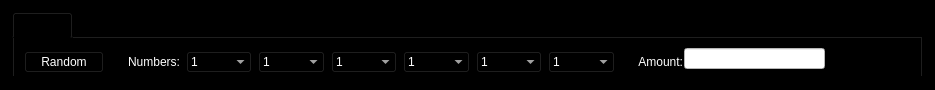
<?xml version="1.0" encoding="UTF-8"?>
<ui version="4.0">
 <class>VoteCoinsEntry</class>
 <widget class="QFrame" name="VoteCoinsEntry">
  <property name="geometry">
   <rect>
    <x>0</x>
    <y>0</y>
    <width>935</width>
    <height>90</height>
   </rect>
  </property>
  <property name="minimumSize">
   <size>
    <width>0</width>
    <height>90</height>
   </size>
  </property>
  <property name="maximumSize">
   <size>
    <width>16777215</width>
    <height>90</height>
   </size>
  </property>
  <property name="windowTitle">
   <string>Form</string>
  </property>
  <property name="styleSheet">
   <string notr="true">background-color: rgb(0, 0, 0);</string>
  </property>
  <property name="frameShape">
   <enum>QFrame::StyledPanel</enum>
  </property>
  <property name="frameShadow">
   <enum>QFrame::Sunken</enum>
  </property>
  <layout class="QHBoxLayout" name="horizontalLayout">
   <property name="spacing">
    <number>12</number>
   </property>
   <item>
    <widget class="QTabWidget" name="gamePanel">
     <property name="styleSheet">
      <string notr="true">background-color: rgb(0, 0, 0);</string>
     </property>
     <property name="currentIndex">
      <number>0</number>
     </property>
     <widget class="QWidget" name="tab">
      <property name="styleSheet">
       <string notr="true">color:white;background-color:black;border-width:1px;</string>
      </property>
      <attribute name="title">
       <string>Lottery</string>
      </attribute>
      <widget class="QWidget" name="layoutWidget">
       <property name="geometry">
        <rect>
         <x>10</x>
         <y>10</y>
         <width>591</width>
         <height>29</height>
        </rect>
       </property>
       <layout class="QGridLayout" name="gridLayout_3">
        <item row="0" column="4">
         <widget class="QComboBox" name="number1_3">
          <property name="sizePolicy">
           <sizepolicy hsizetype="Fixed" vsizetype="Fixed">
            <horstretch>0</horstretch>
            <verstretch>0</verstretch>
           </sizepolicy>
          </property>
          <property name="maximumSize">
           <size>
            <width>66</width>
            <height>16777215</height>
           </size>
          </property>
          <property name="currentIndex">
           <number>0</number>
          </property>
          <property name="maxVisibleItems">
           <number>9</number>
          </property>
          <item>
           <property name="text">
            <string notr="true">1</string>
           </property>
          </item>
          <item>
           <property name="text">
            <string notr="true">2</string>
           </property>
          </item>
          <item>
           <property name="text">
            <string notr="true">3</string>
           </property>
          </item>
          <item>
           <property name="text">
            <string notr="true">4</string>
           </property>
          </item>
          <item>
           <property name="text">
            <string notr="true">5</string>
           </property>
          </item>
          <item>
           <property name="text">
            <string notr="true">6</string>
           </property>
          </item>
          <item>
           <property name="text">
            <string notr="true">7</string>
           </property>
          </item>
          <item>
           <property name="text">
            <string notr="true">8</string>
           </property>
          </item>
          <item>
           <property name="text">
            <string notr="true">9</string>
           </property>
          </item>
          <item>
           <property name="text">
            <string notr="true">10</string>
           </property>
          </item>
          <item>
           <property name="text">
            <string notr="true">11</string>
           </property>
          </item>
          <item>
           <property name="text">
            <string notr="true">12</string>
           </property>
          </item>
          <item>
           <property name="text">
            <string notr="true">13</string>
           </property>
          </item>
          <item>
           <property name="text">
            <string notr="true">14</string>
           </property>
          </item>
          <item>
           <property name="text">
            <string notr="true">15</string>
           </property>
          </item>
          <item>
           <property name="text">
            <string notr="true">16</string>
           </property>
          </item>
          <item>
           <property name="text">
            <string notr="true">17</string>
           </property>
          </item>
          <item>
           <property name="text">
            <string notr="true">18</string>
           </property>
          </item>
          <item>
           <property name="text">
            <string notr="true">19</string>
           </property>
          </item>
          <item>
           <property name="text">
            <string notr="true">20</string>
           </property>
          </item>
          <item>
           <property name="text">
            <string notr="true">21</string>
           </property>
          </item>
          <item>
           <property name="text">
            <string notr="true">22</string>
           </property>
          </item>
          <item>
           <property name="text">
            <string notr="true">23</string>
           </property>
          </item>
          <item>
           <property name="text">
            <string notr="true">24</string>
           </property>
          </item>
          <item>
           <property name="text">
            <string notr="true">25</string>
           </property>
          </item>
          <item>
           <property name="text">
            <string notr="true">26</string>
           </property>
          </item>
          <item>
           <property name="text">
            <string notr="true">27</string>
           </property>
          </item>
          <item>
           <property name="text">
            <string notr="true">28</string>
           </property>
          </item>
          <item>
           <property name="text">
            <string notr="true">29</string>
           </property>
          </item>
          <item>
           <property name="text">
            <string notr="true">30</string>
           </property>
          </item>
          <item>
           <property name="text">
            <string notr="true">31</string>
           </property>
          </item>
          <item>
           <property name="text">
            <string notr="true">32</string>
           </property>
          </item>
          <item>
           <property name="text">
            <string notr="true">33</string>
           </property>
          </item>
          <item>
           <property name="text">
            <string notr="true">34</string>
           </property>
          </item>
          <item>
           <property name="text">
            <string notr="true">35</string>
           </property>
          </item>
          <item>
           <property name="text">
            <string notr="true">36</string>
           </property>
          </item>
          <item>
           <property name="text">
            <string notr="true">37</string>
           </property>
          </item>
          <item>
           <property name="text">
            <string notr="true">38</string>
           </property>
          </item>
          <item>
           <property name="text">
            <string notr="true">39</string>
           </property>
          </item>
          <item>
           <property name="text">
            <string notr="true">40</string>
           </property>
          </item>
          <item>
           <property name="text">
            <string notr="true">41</string>
           </property>
          </item>
          <item>
           <property name="text">
            <string notr="true">42</string>
           </property>
          </item>
         </widget>
        </item>
        <item row="0" column="2">
         <widget class="QComboBox" name="number1">
          <property name="sizePolicy">
           <sizepolicy hsizetype="Fixed" vsizetype="Fixed">
            <horstretch>0</horstretch>
            <verstretch>0</verstretch>
           </sizepolicy>
          </property>
          <property name="maximumSize">
           <size>
            <width>66</width>
            <height>16777215</height>
           </size>
          </property>
          <property name="currentIndex">
           <number>0</number>
          </property>
          <property name="maxVisibleItems">
           <number>9</number>
          </property>
          <item>
           <property name="text">
            <string notr="true">1</string>
           </property>
          </item>
          <item>
           <property name="text">
            <string notr="true">2</string>
           </property>
          </item>
          <item>
           <property name="text">
            <string notr="true">3</string>
           </property>
          </item>
          <item>
           <property name="text">
            <string notr="true">4</string>
           </property>
          </item>
          <item>
           <property name="text">
            <string notr="true">5</string>
           </property>
          </item>
          <item>
           <property name="text">
            <string notr="true">6</string>
           </property>
          </item>
          <item>
           <property name="text">
            <string notr="true">7</string>
           </property>
          </item>
          <item>
           <property name="text">
            <string notr="true">8</string>
           </property>
          </item>
          <item>
           <property name="text">
            <string notr="true">9</string>
           </property>
          </item>
          <item>
           <property name="text">
            <string notr="true">10</string>
           </property>
          </item>
          <item>
           <property name="text">
            <string notr="true">11</string>
           </property>
          </item>
          <item>
           <property name="text">
            <string notr="true">12</string>
           </property>
          </item>
          <item>
           <property name="text">
            <string notr="true">13</string>
           </property>
          </item>
          <item>
           <property name="text">
            <string notr="true">14</string>
           </property>
          </item>
          <item>
           <property name="text">
            <string notr="true">15</string>
           </property>
          </item>
          <item>
           <property name="text">
            <string notr="true">16</string>
           </property>
          </item>
          <item>
           <property name="text">
            <string notr="true">17</string>
           </property>
          </item>
          <item>
           <property name="text">
            <string notr="true">18</string>
           </property>
          </item>
          <item>
           <property name="text">
            <string notr="true">19</string>
           </property>
          </item>
          <item>
           <property name="text">
            <string notr="true">20</string>
           </property>
          </item>
          <item>
           <property name="text">
            <string notr="true">21</string>
           </property>
          </item>
          <item>
           <property name="text">
            <string notr="true">22</string>
           </property>
          </item>
          <item>
           <property name="text">
            <string notr="true">23</string>
           </property>
          </item>
          <item>
           <property name="text">
            <string notr="true">24</string>
           </property>
          </item>
          <item>
           <property name="text">
            <string notr="true">25</string>
           </property>
          </item>
          <item>
           <property name="text">
            <string notr="true">26</string>
           </property>
          </item>
          <item>
           <property name="text">
            <string notr="true">27</string>
           </property>
          </item>
          <item>
           <property name="text">
            <string notr="true">28</string>
           </property>
          </item>
          <item>
           <property name="text">
            <string notr="true">29</string>
           </property>
          </item>
          <item>
           <property name="text">
            <string notr="true">30</string>
           </property>
          </item>
          <item>
           <property name="text">
            <string notr="true">31</string>
           </property>
          </item>
          <item>
           <property name="text">
            <string notr="true">32</string>
           </property>
          </item>
          <item>
           <property name="text">
            <string notr="true">33</string>
           </property>
          </item>
          <item>
           <property name="text">
            <string notr="true">34</string>
           </property>
          </item>
          <item>
           <property name="text">
            <string notr="true">35</string>
           </property>
          </item>
          <item>
           <property name="text">
            <string notr="true">36</string>
           </property>
          </item>
          <item>
           <property name="text">
            <string notr="true">37</string>
           </property>
          </item>
          <item>
           <property name="text">
            <string notr="true">38</string>
           </property>
          </item>
          <item>
           <property name="text">
            <string notr="true">39</string>
           </property>
          </item>
          <item>
           <property name="text">
            <string notr="true">40</string>
           </property>
          </item>
          <item>
           <property name="text">
            <string notr="true">41</string>
           </property>
          </item>
          <item>
           <property name="text">
            <string notr="true">42</string>
           </property>
          </item>
         </widget>
        </item>
        <item row="0" column="6">
         <widget class="QComboBox" name="number1_5">
          <property name="sizePolicy">
           <sizepolicy hsizetype="Fixed" vsizetype="Fixed">
            <horstretch>0</horstretch>
            <verstretch>0</verstretch>
           </sizepolicy>
          </property>
          <property name="maximumSize">
           <size>
            <width>66</width>
            <height>16777215</height>
           </size>
          </property>
          <property name="currentIndex">
           <number>0</number>
          </property>
          <property name="maxVisibleItems">
           <number>9</number>
          </property>
          <item>
           <property name="text">
            <string notr="true">1</string>
           </property>
          </item>
          <item>
           <property name="text">
            <string notr="true">2</string>
           </property>
          </item>
          <item>
           <property name="text">
            <string notr="true">3</string>
           </property>
          </item>
          <item>
           <property name="text">
            <string notr="true">4</string>
           </property>
          </item>
          <item>
           <property name="text">
            <string notr="true">5</string>
           </property>
          </item>
          <item>
           <property name="text">
            <string notr="true">6</string>
           </property>
          </item>
          <item>
           <property name="text">
            <string notr="true">7</string>
           </property>
          </item>
          <item>
           <property name="text">
            <string notr="true">8</string>
           </property>
          </item>
          <item>
           <property name="text">
            <string notr="true">9</string>
           </property>
          </item>
          <item>
           <property name="text">
            <string notr="true">10</string>
           </property>
          </item>
          <item>
           <property name="text">
            <string notr="true">11</string>
           </property>
          </item>
          <item>
           <property name="text">
            <string notr="true">12</string>
           </property>
          </item>
          <item>
           <property name="text">
            <string notr="true">13</string>
           </property>
          </item>
          <item>
           <property name="text">
            <string notr="true">14</string>
           </property>
          </item>
          <item>
           <property name="text">
            <string notr="true">15</string>
           </property>
          </item>
          <item>
           <property name="text">
            <string notr="true">16</string>
           </property>
          </item>
          <item>
           <property name="text">
            <string notr="true">17</string>
           </property>
          </item>
          <item>
           <property name="text">
            <string notr="true">18</string>
           </property>
          </item>
          <item>
           <property name="text">
            <string notr="true">19</string>
           </property>
          </item>
          <item>
           <property name="text">
            <string notr="true">20</string>
           </property>
          </item>
          <item>
           <property name="text">
            <string notr="true">21</string>
           </property>
          </item>
          <item>
           <property name="text">
            <string notr="true">22</string>
           </property>
          </item>
          <item>
           <property name="text">
            <string notr="true">23</string>
           </property>
          </item>
          <item>
           <property name="text">
            <string notr="true">24</string>
           </property>
          </item>
          <item>
           <property name="text">
            <string notr="true">25</string>
           </property>
          </item>
          <item>
           <property name="text">
            <string notr="true">26</string>
           </property>
          </item>
          <item>
           <property name="text">
            <string notr="true">27</string>
           </property>
          </item>
          <item>
           <property name="text">
            <string notr="true">28</string>
           </property>
          </item>
          <item>
           <property name="text">
            <string notr="true">29</string>
           </property>
          </item>
          <item>
           <property name="text">
            <string notr="true">30</string>
           </property>
          </item>
          <item>
           <property name="text">
            <string notr="true">31</string>
           </property>
          </item>
          <item>
           <property name="text">
            <string notr="true">32</string>
           </property>
          </item>
          <item>
           <property name="text">
            <string notr="true">33</string>
           </property>
          </item>
          <item>
           <property name="text">
            <string notr="true">34</string>
           </property>
          </item>
          <item>
           <property name="text">
            <string notr="true">35</string>
           </property>
          </item>
          <item>
           <property name="text">
            <string notr="true">36</string>
           </property>
          </item>
          <item>
           <property name="text">
            <string notr="true">37</string>
           </property>
          </item>
          <item>
           <property name="text">
            <string notr="true">38</string>
           </property>
          </item>
          <item>
           <property name="text">
            <string notr="true">39</string>
           </property>
          </item>
          <item>
           <property name="text">
            <string notr="true">40</string>
           </property>
          </item>
          <item>
           <property name="text">
            <string notr="true">41</string>
           </property>
          </item>
          <item>
           <property name="text">
            <string notr="true">42</string>
           </property>
          </item>
         </widget>
        </item>
        <item row="0" column="3">
         <widget class="QComboBox" name="number1_2">
          <property name="sizePolicy">
           <sizepolicy hsizetype="Fixed" vsizetype="Fixed">
            <horstretch>0</horstretch>
            <verstretch>0</verstretch>
           </sizepolicy>
          </property>
          <property name="maximumSize">
           <size>
            <width>67</width>
            <height>16777215</height>
           </size>
          </property>
          <property name="currentIndex">
           <number>0</number>
          </property>
          <property name="maxVisibleItems">
           <number>9</number>
          </property>
          <item>
           <property name="text">
            <string notr="true">1</string>
           </property>
          </item>
          <item>
           <property name="text">
            <string notr="true">2</string>
           </property>
          </item>
          <item>
           <property name="text">
            <string notr="true">3</string>
           </property>
          </item>
          <item>
           <property name="text">
            <string notr="true">4</string>
           </property>
          </item>
          <item>
           <property name="text">
            <string notr="true">5</string>
           </property>
          </item>
          <item>
           <property name="text">
            <string notr="true">6</string>
           </property>
          </item>
          <item>
           <property name="text">
            <string notr="true">7</string>
           </property>
          </item>
          <item>
           <property name="text">
            <string notr="true">8</string>
           </property>
          </item>
          <item>
           <property name="text">
            <string notr="true">9</string>
           </property>
          </item>
          <item>
           <property name="text">
            <string notr="true">10</string>
           </property>
          </item>
          <item>
           <property name="text">
            <string notr="true">11</string>
           </property>
          </item>
          <item>
           <property name="text">
            <string notr="true">12</string>
           </property>
          </item>
          <item>
           <property name="text">
            <string notr="true">13</string>
           </property>
          </item>
          <item>
           <property name="text">
            <string notr="true">14</string>
           </property>
          </item>
          <item>
           <property name="text">
            <string notr="true">15</string>
           </property>
          </item>
          <item>
           <property name="text">
            <string notr="true">16</string>
           </property>
          </item>
          <item>
           <property name="text">
            <string notr="true">17</string>
           </property>
          </item>
          <item>
           <property name="text">
            <string notr="true">18</string>
           </property>
          </item>
          <item>
           <property name="text">
            <string notr="true">19</string>
           </property>
          </item>
          <item>
           <property name="text">
            <string notr="true">20</string>
           </property>
          </item>
          <item>
           <property name="text">
            <string notr="true">21</string>
           </property>
          </item>
          <item>
           <property name="text">
            <string notr="true">22</string>
           </property>
          </item>
          <item>
           <property name="text">
            <string notr="true">23</string>
           </property>
          </item>
          <item>
           <property name="text">
            <string notr="true">24</string>
           </property>
          </item>
          <item>
           <property name="text">
            <string notr="true">25</string>
           </property>
          </item>
          <item>
           <property name="text">
            <string notr="true">26</string>
           </property>
          </item>
          <item>
           <property name="text">
            <string notr="true">27</string>
           </property>
          </item>
          <item>
           <property name="text">
            <string notr="true">28</string>
           </property>
          </item>
          <item>
           <property name="text">
            <string notr="true">29</string>
           </property>
          </item>
          <item>
           <property name="text">
            <string notr="true">30</string>
           </property>
          </item>
          <item>
           <property name="text">
            <string notr="true">31</string>
           </property>
          </item>
          <item>
           <property name="text">
            <string notr="true">32</string>
           </property>
          </item>
          <item>
           <property name="text">
            <string notr="true">33</string>
           </property>
          </item>
          <item>
           <property name="text">
            <string notr="true">34</string>
           </property>
          </item>
          <item>
           <property name="text">
            <string notr="true">35</string>
           </property>
          </item>
          <item>
           <property name="text">
            <string notr="true">36</string>
           </property>
          </item>
          <item>
           <property name="text">
            <string notr="true">37</string>
           </property>
          </item>
          <item>
           <property name="text">
            <string notr="true">38</string>
           </property>
          </item>
          <item>
           <property name="text">
            <string notr="true">39</string>
           </property>
          </item>
          <item>
           <property name="text">
            <string notr="true">40</string>
           </property>
          </item>
          <item>
           <property name="text">
            <string notr="true">41</string>
           </property>
          </item>
          <item>
           <property name="text">
            <string notr="true">42</string>
           </property>
          </item>
         </widget>
        </item>
        <item row="0" column="0">
         <widget class="QPushButton" name="QuickPick">
          <property name="palette">
           <palette>
            <active>
             <colorrole role="WindowText">
              <brush brushstyle="SolidPattern">
               <color alpha="255">
                <red>255</red>
                <green>255</green>
                <blue>255</blue>
               </color>
              </brush>
             </colorrole>
             <colorrole role="Button">
              <brush brushstyle="SolidPattern">
               <color alpha="255">
                <red>0</red>
                <green>0</green>
                <blue>0</blue>
               </color>
              </brush>
             </colorrole>
             <colorrole role="Text">
              <brush brushstyle="SolidPattern">
               <color alpha="255">
                <red>255</red>
                <green>255</green>
                <blue>255</blue>
               </color>
              </brush>
             </colorrole>
             <colorrole role="ButtonText">
              <brush brushstyle="SolidPattern">
               <color alpha="255">
                <red>255</red>
                <green>255</green>
                <blue>255</blue>
               </color>
              </brush>
             </colorrole>
             <colorrole role="Base">
              <brush brushstyle="SolidPattern">
               <color alpha="255">
                <red>0</red>
                <green>0</green>
                <blue>0</blue>
               </color>
              </brush>
             </colorrole>
             <colorrole role="Window">
              <brush brushstyle="SolidPattern">
               <color alpha="255">
                <red>0</red>
                <green>0</green>
                <blue>0</blue>
               </color>
              </brush>
             </colorrole>
             <colorrole role="AlternateBase">
              <brush brushstyle="SolidPattern">
               <color alpha="255">
                <red>0</red>
                <green>0</green>
                <blue>85</blue>
               </color>
              </brush>
             </colorrole>
            </active>
            <inactive>
             <colorrole role="WindowText">
              <brush brushstyle="SolidPattern">
               <color alpha="255">
                <red>255</red>
                <green>255</green>
                <blue>255</blue>
               </color>
              </brush>
             </colorrole>
             <colorrole role="Button">
              <brush brushstyle="SolidPattern">
               <color alpha="255">
                <red>0</red>
                <green>0</green>
                <blue>0</blue>
               </color>
              </brush>
             </colorrole>
             <colorrole role="Text">
              <brush brushstyle="SolidPattern">
               <color alpha="255">
                <red>255</red>
                <green>255</green>
                <blue>255</blue>
               </color>
              </brush>
             </colorrole>
             <colorrole role="ButtonText">
              <brush brushstyle="SolidPattern">
               <color alpha="255">
                <red>255</red>
                <green>255</green>
                <blue>255</blue>
               </color>
              </brush>
             </colorrole>
             <colorrole role="Base">
              <brush brushstyle="SolidPattern">
               <color alpha="255">
                <red>0</red>
                <green>0</green>
                <blue>0</blue>
               </color>
              </brush>
             </colorrole>
             <colorrole role="Window">
              <brush brushstyle="SolidPattern">
               <color alpha="255">
                <red>0</red>
                <green>0</green>
                <blue>0</blue>
               </color>
              </brush>
             </colorrole>
             <colorrole role="AlternateBase">
              <brush brushstyle="SolidPattern">
               <color alpha="255">
                <red>0</red>
                <green>0</green>
                <blue>85</blue>
               </color>
              </brush>
             </colorrole>
            </inactive>
            <disabled>
             <colorrole role="WindowText">
              <brush brushstyle="SolidPattern">
               <color alpha="255">
                <red>255</red>
                <green>255</green>
                <blue>255</blue>
               </color>
              </brush>
             </colorrole>
             <colorrole role="Button">
              <brush brushstyle="SolidPattern">
               <color alpha="255">
                <red>0</red>
                <green>0</green>
                <blue>0</blue>
               </color>
              </brush>
             </colorrole>
             <colorrole role="Text">
              <brush brushstyle="SolidPattern">
               <color alpha="255">
                <red>255</red>
                <green>255</green>
                <blue>255</blue>
               </color>
              </brush>
             </colorrole>
             <colorrole role="ButtonText">
              <brush brushstyle="SolidPattern">
               <color alpha="255">
                <red>255</red>
                <green>255</green>
                <blue>255</blue>
               </color>
              </brush>
             </colorrole>
             <colorrole role="Base">
              <brush brushstyle="SolidPattern">
               <color alpha="255">
                <red>0</red>
                <green>0</green>
                <blue>0</blue>
               </color>
              </brush>
             </colorrole>
             <colorrole role="Window">
              <brush brushstyle="SolidPattern">
               <color alpha="255">
                <red>0</red>
                <green>0</green>
                <blue>0</blue>
               </color>
              </brush>
             </colorrole>
             <colorrole role="AlternateBase">
              <brush brushstyle="SolidPattern">
               <color alpha="255">
                <red>0</red>
                <green>0</green>
                <blue>85</blue>
               </color>
              </brush>
             </colorrole>
            </disabled>
           </palette>
          </property>
          <property name="styleSheet">
           <string notr="true">color: rgb(255, 255, 255);
background-color: rgb(0, 0, 0);</string>
          </property>
          <property name="text">
           <string>Random</string>
          </property>
         </widget>
        </item>
        <item row="0" column="7">
         <widget class="QComboBox" name="number1_6">
          <property name="sizePolicy">
           <sizepolicy hsizetype="Fixed" vsizetype="Fixed">
            <horstretch>0</horstretch>
            <verstretch>0</verstretch>
           </sizepolicy>
          </property>
          <property name="maximumSize">
           <size>
            <width>67</width>
            <height>16777215</height>
           </size>
          </property>
          <property name="currentIndex">
           <number>0</number>
          </property>
          <property name="maxVisibleItems">
           <number>9</number>
          </property>
          <property name="sizeAdjustPolicy">
           <enum>QComboBox::AdjustToContentsOnFirstShow</enum>
          </property>
          <item>
           <property name="text">
            <string notr="true">1</string>
           </property>
          </item>
          <item>
           <property name="text">
            <string notr="true">2</string>
           </property>
          </item>
          <item>
           <property name="text">
            <string notr="true">3</string>
           </property>
          </item>
          <item>
           <property name="text">
            <string notr="true">4</string>
           </property>
          </item>
          <item>
           <property name="text">
            <string notr="true">5</string>
           </property>
          </item>
          <item>
           <property name="text">
            <string notr="true">6</string>
           </property>
          </item>
          <item>
           <property name="text">
            <string notr="true">7</string>
           </property>
          </item>
          <item>
           <property name="text">
            <string notr="true">8</string>
           </property>
          </item>
          <item>
           <property name="text">
            <string notr="true">9</string>
           </property>
          </item>
          <item>
           <property name="text">
            <string notr="true">10</string>
           </property>
          </item>
          <item>
           <property name="text">
            <string notr="true">11</string>
           </property>
          </item>
          <item>
           <property name="text">
            <string notr="true">12</string>
           </property>
          </item>
          <item>
           <property name="text">
            <string notr="true">13</string>
           </property>
          </item>
          <item>
           <property name="text">
            <string notr="true">14</string>
           </property>
          </item>
          <item>
           <property name="text">
            <string notr="true">15</string>
           </property>
          </item>
          <item>
           <property name="text">
            <string notr="true">16</string>
           </property>
          </item>
          <item>
           <property name="text">
            <string notr="true">17</string>
           </property>
          </item>
          <item>
           <property name="text">
            <string notr="true">18</string>
           </property>
          </item>
          <item>
           <property name="text">
            <string notr="true">19</string>
           </property>
          </item>
          <item>
           <property name="text">
            <string notr="true">20</string>
           </property>
          </item>
          <item>
           <property name="text">
            <string notr="true">21</string>
           </property>
          </item>
          <item>
           <property name="text">
            <string notr="true">22</string>
           </property>
          </item>
          <item>
           <property name="text">
            <string notr="true">23</string>
           </property>
          </item>
          <item>
           <property name="text">
            <string notr="true">24</string>
           </property>
          </item>
          <item>
           <property name="text">
            <string notr="true">25</string>
           </property>
          </item>
          <item>
           <property name="text">
            <string notr="true">26</string>
           </property>
          </item>
          <item>
           <property name="text">
            <string notr="true">27</string>
           </property>
          </item>
          <item>
           <property name="text">
            <string notr="true">28</string>
           </property>
          </item>
          <item>
           <property name="text">
            <string notr="true">29</string>
           </property>
          </item>
          <item>
           <property name="text">
            <string notr="true">30</string>
           </property>
          </item>
          <item>
           <property name="text">
            <string notr="true">31</string>
           </property>
          </item>
          <item>
           <property name="text">
            <string notr="true">32</string>
           </property>
          </item>
          <item>
           <property name="text">
            <string notr="true">33</string>
           </property>
          </item>
          <item>
           <property name="text">
            <string notr="true">34</string>
           </property>
          </item>
          <item>
           <property name="text">
            <string notr="true">35</string>
           </property>
          </item>
          <item>
           <property name="text">
            <string notr="true">36</string>
           </property>
          </item>
          <item>
           <property name="text">
            <string notr="true">37</string>
           </property>
          </item>
          <item>
           <property name="text">
            <string notr="true">38</string>
           </property>
          </item>
          <item>
           <property name="text">
            <string notr="true">39</string>
           </property>
          </item>
          <item>
           <property name="text">
            <string notr="true">40</string>
           </property>
          </item>
          <item>
           <property name="text">
            <string notr="true">41</string>
           </property>
          </item>
          <item>
           <property name="text">
            <string notr="true">42</string>
           </property>
          </item>
         </widget>
        </item>
        <item row="0" column="1">
         <widget class="QLabel" name="label_2">
          <property name="text">
           <string>Numbers:</string>
          </property>
          <property name="alignment">
           <set>Qt::AlignRight|Qt::AlignTrailing|Qt::AlignVCenter</set>
          </property>
         </widget>
        </item>
        <item row="0" column="5">
         <widget class="QComboBox" name="number1_4">
          <property name="sizePolicy">
           <sizepolicy hsizetype="Fixed" vsizetype="Fixed">
            <horstretch>0</horstretch>
            <verstretch>0</verstretch>
           </sizepolicy>
          </property>
          <property name="maximumSize">
           <size>
            <width>67</width>
            <height>16777215</height>
           </size>
          </property>
          <property name="currentIndex">
           <number>0</number>
          </property>
          <property name="maxVisibleItems">
           <number>9</number>
          </property>
          <item>
           <property name="text">
            <string notr="true">1</string>
           </property>
          </item>
          <item>
           <property name="text">
            <string notr="true">2</string>
           </property>
          </item>
          <item>
           <property name="text">
            <string notr="true">3</string>
           </property>
          </item>
          <item>
           <property name="text">
            <string notr="true">4</string>
           </property>
          </item>
          <item>
           <property name="text">
            <string notr="true">5</string>
           </property>
          </item>
          <item>
           <property name="text">
            <string notr="true">6</string>
           </property>
          </item>
          <item>
           <property name="text">
            <string notr="true">7</string>
           </property>
          </item>
          <item>
           <property name="text">
            <string notr="true">8</string>
           </property>
          </item>
          <item>
           <property name="text">
            <string notr="true">9</string>
           </property>
          </item>
          <item>
           <property name="text">
            <string notr="true">10</string>
           </property>
          </item>
          <item>
           <property name="text">
            <string notr="true">11</string>
           </property>
          </item>
          <item>
           <property name="text">
            <string notr="true">12</string>
           </property>
          </item>
          <item>
           <property name="text">
            <string notr="true">13</string>
           </property>
          </item>
          <item>
           <property name="text">
            <string notr="true">14</string>
           </property>
          </item>
          <item>
           <property name="text">
            <string notr="true">15</string>
           </property>
          </item>
          <item>
           <property name="text">
            <string notr="true">16</string>
           </property>
          </item>
          <item>
           <property name="text">
            <string notr="true">17</string>
           </property>
          </item>
          <item>
           <property name="text">
            <string notr="true">18</string>
           </property>
          </item>
          <item>
           <property name="text">
            <string notr="true">19</string>
           </property>
          </item>
          <item>
           <property name="text">
            <string notr="true">20</string>
           </property>
          </item>
          <item>
           <property name="text">
            <string notr="true">21</string>
           </property>
          </item>
          <item>
           <property name="text">
            <string notr="true">22</string>
           </property>
          </item>
          <item>
           <property name="text">
            <string notr="true">23</string>
           </property>
          </item>
          <item>
           <property name="text">
            <string notr="true">24</string>
           </property>
          </item>
          <item>
           <property name="text">
            <string notr="true">25</string>
           </property>
          </item>
          <item>
           <property name="text">
            <string notr="true">26</string>
           </property>
          </item>
          <item>
           <property name="text">
            <string notr="true">27</string>
           </property>
          </item>
          <item>
           <property name="text">
            <string notr="true">28</string>
           </property>
          </item>
          <item>
           <property name="text">
            <string notr="true">29</string>
           </property>
          </item>
          <item>
           <property name="text">
            <string notr="true">30</string>
           </property>
          </item>
          <item>
           <property name="text">
            <string notr="true">31</string>
           </property>
          </item>
          <item>
           <property name="text">
            <string notr="true">32</string>
           </property>
          </item>
          <item>
           <property name="text">
            <string notr="true">33</string>
           </property>
          </item>
          <item>
           <property name="text">
            <string notr="true">34</string>
           </property>
          </item>
          <item>
           <property name="text">
            <string notr="true">35</string>
           </property>
          </item>
          <item>
           <property name="text">
            <string notr="true">36</string>
           </property>
          </item>
          <item>
           <property name="text">
            <string notr="true">37</string>
           </property>
          </item>
          <item>
           <property name="text">
            <string notr="true">38</string>
           </property>
          </item>
          <item>
           <property name="text">
            <string notr="true">39</string>
           </property>
          </item>
          <item>
           <property name="text">
            <string notr="true">40</string>
           </property>
          </item>
          <item>
           <property name="text">
            <string notr="true">41</string>
           </property>
          </item>
          <item>
           <property name="text">
            <string notr="true">42</string>
           </property>
          </item>
         </widget>
        </item>
       </layout>
      </widget>
      <widget class="BitcoinAmountField" name="payAmount">
       <property name="geometry">
        <rect>
         <x>670</x>
         <y>10</y>
         <width>141</width>
         <height>21</height>
        </rect>
       </property>
       <property name="styleSheet">
        <string notr="true">background-color: rgb(255, 255, 255);
color: rgb(0, 0, 0);</string>
       </property>
      </widget>
      <widget class="QLabel" name="label_3">
       <property name="geometry">
        <rect>
         <x>610</x>
         <y>10</y>
         <width>59</width>
         <height>27</height>
        </rect>
       </property>
       <property name="text">
        <string>Amount:</string>
       </property>
       <property name="alignment">
        <set>Qt::AlignRight|Qt::AlignTrailing|Qt::AlignVCenter</set>
       </property>
      </widget>
     </widget>
    </widget>
   </item>
  </layout>
 </widget>
 <customwidgets>
  <customwidget>
   <class>BitcoinAmountField</class>
   <extends>QLineEdit</extends>
   <header>bitcoinamountfield.h</header>
   <container>1</container>
  </customwidget>
 </customwidgets>
 <resources/>
 <connections/>
</ui>
